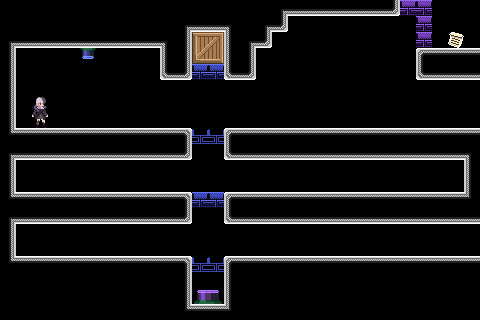

Below is a game level as drawn by its tile map, then a one-line description and the .tmx file that defines it, in full:
An orthogonal 30x20 tile map with 16x16 px tiles, 4 tile layers (bkg_far, bkg_close, ground, foreground), 2 tilesets.

<map version="1.10" tiledversion="1.11.0" orientation="orthogonal" renderorder="right-down" width="30" height="20" tilewidth="16" tileheight="16" infinite="0" nextlayerid="5" nextobjectid="1">
 <tileset firstgid="1" source="../../memory_block.tsx" />
 <tileset firstgid="16" source="../../PlaceholderSprites.tsx" />
 <layer id="4" name="bkg_far" width="30" height="20">
  <properties>
   <property name="unity:sortinglayer" value="Bkg_far" />
  </properties>
  <data encoding="csv">
0,0,0,0,0,0,0,0,0,0,0,0,0,0,0,0,0,0,0,0,0,0,0,0,0,0,0,0,0,0,
0,0,0,0,0,0,0,0,0,0,0,0,0,0,0,0,0,0,0,0,0,0,0,0,0,0,0,0,0,0,
0,0,0,0,0,0,0,0,0,0,0,0,0,0,0,0,0,0,0,0,0,0,0,0,0,0,0,0,0,0,
0,0,0,0,0,0,0,0,0,0,0,0,0,0,0,0,0,0,0,0,0,0,0,0,0,0,0,0,0,0,
0,0,0,0,0,0,0,0,0,0,0,0,0,0,0,0,0,0,0,0,0,0,0,0,0,0,0,0,0,0,
0,0,0,0,0,0,0,0,0,0,0,0,0,0,0,0,0,0,0,0,0,0,0,0,0,0,0,0,0,0,
0,0,0,0,0,0,0,0,0,0,0,0,0,0,0,0,0,0,0,0,0,0,0,0,0,0,0,0,0,0,
0,0,0,0,0,0,0,0,0,0,0,0,0,0,0,0,0,0,0,0,0,0,0,0,0,0,0,0,0,0,
0,0,0,0,0,0,0,0,0,0,0,0,0,0,0,0,0,0,0,0,0,0,0,0,0,0,0,0,0,0,
0,0,0,0,0,0,0,0,0,0,0,0,0,0,0,0,0,0,0,0,0,0,0,0,0,0,0,0,0,0,
0,0,0,0,0,0,0,0,0,0,0,0,0,0,0,0,0,0,0,0,0,0,0,0,0,0,0,0,0,0,
0,0,0,0,0,0,0,0,0,0,0,0,0,0,0,0,0,0,0,0,0,0,0,0,0,0,0,0,0,0,
0,0,0,0,0,0,0,0,0,0,0,0,0,0,0,0,0,0,0,0,0,0,0,0,0,0,0,0,0,0,
0,0,0,0,0,0,0,0,0,0,0,0,0,0,0,0,0,0,0,0,0,0,0,0,0,0,0,0,0,0,
0,0,0,0,0,0,0,0,0,0,0,0,0,0,0,0,0,0,0,0,0,0,0,0,0,0,0,0,0,0,
0,0,0,0,0,0,0,0,0,0,0,0,0,0,0,0,0,0,0,0,0,0,0,0,0,0,0,0,0,0,
0,0,0,0,0,0,0,0,0,0,0,0,0,0,0,0,0,0,0,0,0,0,0,0,0,0,0,0,0,0,
0,0,0,0,0,0,0,0,0,0,0,0,0,0,0,0,0,0,0,0,0,0,0,0,0,0,0,0,0,0,
0,0,0,0,0,0,0,0,0,0,0,0,0,0,0,0,0,0,0,0,0,0,0,0,0,0,0,0,0,0,
0,0,0,0,0,0,0,0,0,0,0,0,0,0,0,0,0,0,0,0,0,0,0,0,0,0,0,0,0,0
</data>
 </layer>
 <layer id="1" name="bkg_close" width="30" height="20">
  <properties>
   <property name="unity:sortinglayer" value="Bkg" />
  </properties>
  <data encoding="csv">
0,0,0,0,0,0,0,0,0,0,0,0,0,0,0,0,0,0,0,0,0,0,0,0,0,0,0,0,0,0,
0,0,0,0,0,0,0,0,0,0,0,0,0,0,0,0,0,0,0,0,0,0,0,0,0,0,0,0,0,0,
0,0,0,0,0,0,0,0,0,0,0,0,0,0,0,0,0,0,0,0,0,0,0,0,0,0,0,0,0,0,
0,0,0,0,0,0,0,0,0,0,0,0,0,0,0,0,0,0,0,0,0,0,0,0,0,0,0,0,0,0,
0,0,0,0,0,0,0,0,0,0,0,0,0,0,0,0,0,0,0,0,0,0,0,0,0,0,0,0,0,0,
0,0,0,0,0,0,0,0,0,0,0,0,0,0,0,0,0,0,0,0,0,0,0,0,0,0,0,0,0,0,
0,0,0,0,0,0,0,0,0,0,0,0,0,0,0,0,0,0,0,0,0,0,0,0,0,0,0,0,0,0,
0,0,0,0,0,0,0,0,0,0,0,0,0,0,0,0,0,0,0,0,0,0,0,0,0,0,0,0,0,0,
0,0,0,0,0,0,0,0,0,0,0,0,0,0,0,0,0,0,0,0,0,0,0,0,0,0,0,0,0,0,
0,0,0,0,0,0,0,0,0,0,0,0,0,0,0,0,0,0,0,0,0,0,0,0,0,0,0,0,0,0,
0,0,0,0,0,0,0,0,0,0,0,0,0,0,0,0,0,0,0,0,0,0,0,0,0,0,0,0,0,0,
0,0,0,0,0,0,0,0,0,0,0,0,0,0,0,0,0,0,0,0,0,0,0,0,0,0,0,0,0,0,
0,0,0,0,0,0,0,0,0,0,0,0,0,0,0,0,0,0,0,0,0,0,0,0,0,0,0,0,0,0,
0,0,0,0,0,0,0,0,0,0,0,0,0,0,0,0,0,0,0,0,0,0,0,0,0,0,0,0,0,0,
0,0,0,0,0,0,0,0,0,0,0,0,0,0,0,0,0,0,0,0,0,0,0,0,0,0,0,0,0,0,
0,0,0,0,0,0,0,0,0,0,0,0,0,0,0,0,0,0,0,0,0,0,0,0,0,0,0,0,0,0,
0,0,0,0,0,0,0,0,0,0,0,0,0,0,0,0,0,0,0,0,0,0,0,0,0,0,0,0,0,0,
0,0,0,0,0,0,0,0,0,0,0,0,0,0,0,0,0,0,0,0,0,0,0,0,0,0,0,0,0,0,
0,0,0,0,0,0,0,0,0,0,0,0,0,0,0,0,0,0,0,0,0,0,0,0,0,0,0,0,0,0,
0,0,0,0,0,0,0,0,0,0,0,0,0,0,0,0,0,0,0,0,0,0,0,0,0,0,0,0,0,0
</data>
 </layer>
 <layer id="2" name="ground" width="30" height="20">
  <properties>
   <property name="unity:sortinglayer" value="Ground" />
  </properties>
  <data encoding="csv">
7,7,7,7,7,7,7,7,7,7,7,7,7,7,7,7,7,10,12,12,12,12,12,12,13,44,44,0,0,0,
7,7,7,7,7,7,7,7,7,7,7,10,12,12,9,7,10,13,0,0,0,0,0,0,0,0,44,0,0,0,
10,12,12,12,12,12,12,12,12,12,9,8,25,26,6,10,13,0,0,0,0,0,0,0,0,0,44,0,71,0,
8,0,0,0,0,1073741899,0,0,0,0,6,8,40,41,6,8,0,0,0,0,0,0,0,0,0,0,1,2,2,2,
8,0,0,0,0,0,0,0,0,0,11,13,45,45,11,13,0,0,0,0,0,0,0,0,0,0,11,12,12,12,
8,0,0,0,0,0,0,0,0,0,0,0,0,0,0,0,0,0,0,0,0,0,0,0,0,0,0,0,0,0,
8,0,16,0,0,0,0,0,0,0,0,0,0,0,0,0,0,0,0,0,0,0,0,0,0,0,0,0,0,0,
8,0,31,0,0,0,0,0,0,0,0,0,0,0,0,0,0,0,0,0,0,0,0,0,0,0,0,0,0,0,
5,2,2,2,2,2,2,2,2,2,2,3,60,60,1,2,2,2,2,2,2,2,2,2,2,2,2,2,2,2,
10,12,12,12,12,12,12,12,12,12,12,13,0,0,11,12,12,12,12,12,12,12,12,12,12,12,12,12,12,9,
8,0,0,0,0,0,0,0,0,0,0,0,0,0,0,0,0,0,0,0,0,0,0,0,0,0,0,0,0,6,
8,0,0,0,0,0,0,0,0,0,0,0,0,0,0,0,0,0,0,0,0,0,0,0,0,0,0,0,0,6,
5,2,2,2,2,2,2,2,2,2,2,3,45,45,1,2,2,2,2,2,2,2,2,2,2,2,2,2,2,4,
10,12,12,12,12,12,12,12,12,12,12,13,0,0,11,12,12,12,12,12,12,12,12,12,12,12,12,12,12,12,
8,0,0,0,0,0,0,0,0,0,0,0,0,0,0,0,0,0,0,0,0,0,0,0,0,0,0,0,0,0,
8,0,0,0,0,0,0,0,0,0,0,0,0,0,0,0,0,0,0,0,0,0,0,0,0,0,0,0,0,0,
5,2,2,2,2,2,2,2,2,2,2,3,60,60,1,2,2,2,2,2,2,2,2,2,2,2,2,2,2,2,
7,7,7,7,7,7,7,7,7,7,7,8,0,0,6,7,7,7,7,7,7,7,7,7,7,7,7,7,7,7,
7,7,7,7,7,7,7,7,7,7,7,8,102,103,6,7,7,7,7,7,7,7,7,7,7,7,7,7,7,7,
7,7,7,7,7,7,7,7,7,7,7,5,2,2,4,7,7,7,7,7,7,7,7,7,7,7,7,7,7,7
</data>
 </layer>
 <layer id="3" name="foreground" width="30" height="20">
  <properties>
   <property name="unity:sortinglayer" value="Foreground" />
  </properties>
  <data encoding="csv">
0,0,0,0,0,0,0,0,0,0,0,0,0,0,0,0,0,0,0,0,0,0,0,0,0,0,0,0,0,0,
0,0,0,0,0,0,0,0,0,0,0,0,0,0,0,0,0,0,0,0,0,0,0,0,0,0,0,0,0,0,
0,0,0,0,0,0,0,0,0,0,0,0,0,0,0,0,0,0,0,0,0,0,0,0,0,0,0,0,0,0,
0,0,0,0,0,0,0,0,0,0,0,0,0,0,0,0,0,0,0,0,0,0,0,0,0,0,0,0,0,0,
0,0,0,0,0,0,0,0,0,0,0,0,0,0,0,0,0,0,0,0,0,0,0,0,0,0,0,0,0,0,
0,0,0,0,0,0,0,0,0,0,0,0,0,0,0,0,0,0,0,0,0,0,0,0,0,0,0,0,0,0,
0,0,0,0,0,0,0,0,0,0,0,0,0,0,0,0,0,0,0,0,0,0,0,0,0,0,0,0,0,0,
0,0,0,0,0,0,0,0,0,0,0,0,0,0,0,0,0,0,0,0,0,0,0,0,0,0,0,0,0,0,
0,0,0,0,0,0,0,0,0,0,0,0,0,0,0,0,0,0,0,0,0,0,0,0,0,0,0,0,0,0,
0,0,0,0,0,0,0,0,0,0,0,0,0,0,0,0,0,0,0,0,0,0,0,0,0,0,0,0,0,0,
0,0,0,0,0,0,0,0,0,0,0,0,0,0,0,0,0,0,0,0,0,0,0,0,0,0,0,0,0,0,
0,0,0,0,0,0,0,0,0,0,0,0,0,0,0,0,0,0,0,0,0,0,0,0,0,0,0,0,0,0,
0,0,0,0,0,0,0,0,0,0,0,0,0,0,0,0,0,0,0,0,0,0,0,0,0,0,0,0,0,0,
0,0,0,0,0,0,0,0,0,0,0,0,0,0,0,0,0,0,0,0,0,0,0,0,0,0,0,0,0,0,
0,0,0,0,0,0,0,0,0,0,0,0,0,0,0,0,0,0,0,0,0,0,0,0,0,0,0,0,0,0,
0,0,0,0,0,0,0,0,0,0,0,0,0,0,0,0,0,0,0,0,0,0,0,0,0,0,0,0,0,0,
0,0,0,0,0,0,0,0,0,0,0,0,0,0,0,0,0,0,0,0,0,0,0,0,0,0,0,0,0,0,
0,0,0,0,0,0,0,0,0,0,0,0,0,0,0,0,0,0,0,0,0,0,0,0,0,0,0,0,0,0,
0,0,0,0,0,0,0,0,0,0,0,0,0,0,0,0,0,0,0,0,0,0,0,0,0,0,0,0,0,0,
0,0,0,0,0,0,0,0,0,0,0,0,0,0,0,0,0,0,0,0,0,0,0,0,0,0,0,0,0,0
</data>
 </layer>
</map>
